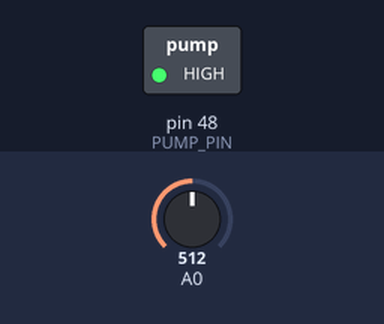
Bench run of a sketch on a simulated Arduino Mega 2560, built with avr-gcc and run on an emulated ATmega2560. On the bench: switched loads named in the sketch (green lamp = pin HIGH). Dashed ring = blinking. The inputs (shaded band) are chosen by the test bench; at power-on: A0 = 512. What the sketch prints to the serial monitor is not drawn.

Above: at 0.5 s.
Timing chart, 0 to 4.6 s (numbered marks = the images above):
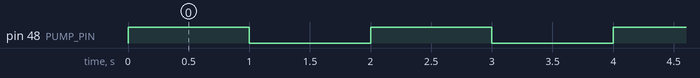

Measured:
- by itself, pin 48 (PUMP_PIN): alternates HIGH for 1.0 s and LOW for 1.0 s

The sketch:

tests.ino
```cpp
const int PUMP_PIN = 48;

void setup() {
 Serial.begin(9600);
 pinMode(PUMP_PIN, OUTPUT);
}

void loop() {
 Serial.println(analogRead(A0));
 digitalWrite(PUMP_PIN, HIGH);
 delay(1000);
 digitalWrite(PUMP_PIN, LOW);
 delay(1000);
 }
```
